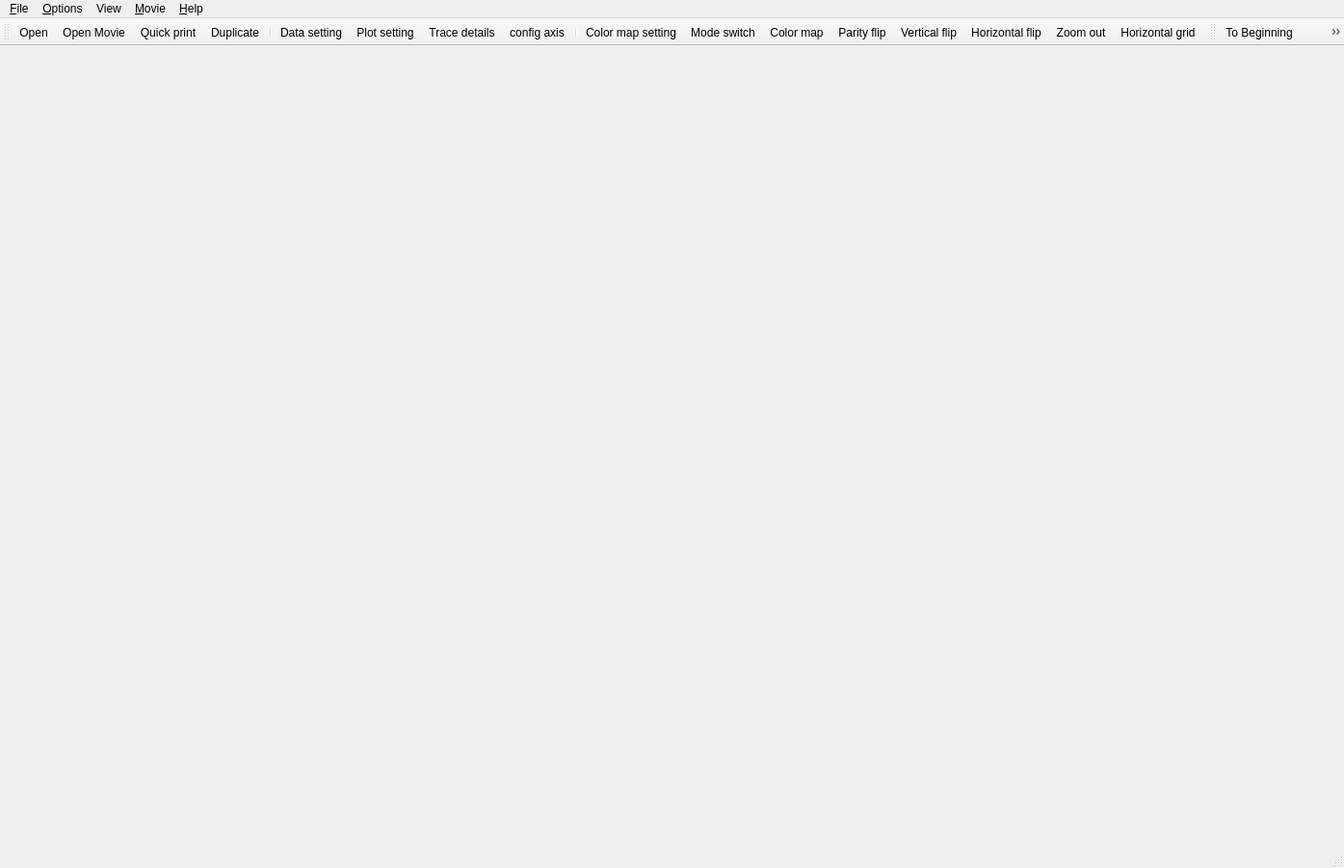
<?xml version="1.0" encoding="UTF-8"?>
<ui version="4.0">
 <class>ViewerMain</class>
 <widget class="QMainWindow" name="ViewerMain">
  <property name="geometry">
   <rect>
    <x>0</x>
    <y>0</y>
    <width>1395</width>
    <height>901</height>
   </rect>
  </property>
  <property name="windowTitle">
   <string>MainWindow</string>
  </property>
  <widget class="QWidget" name="centralwidget">
   <property name="autoFillBackground">
    <bool>false</bool>
   </property>
   <layout class="QVBoxLayout">
    <item>
     <widget class="cgQSeismicPlotWidget" name="seisdata" native="true"/>
    </item>
   </layout>
  </widget>
  <widget class="QMenuBar" name="menubar">
   <property name="geometry">
    <rect>
     <x>0</x>
     <y>0</y>
     <width>1395</width>
     <height>28</height>
    </rect>
   </property>
   <widget class="QMenu" name="menuFile">
    <property name="title">
     <string>&amp;File</string>
    </property>
    <addaction name="actionOpen"/>
    <addaction name="actionOpen_Movie"/>
    <addaction name="separator"/>
    <addaction name="action_Duplicate"/>
    <addaction name="separator"/>
    <addaction name="actionPrint"/>
    <addaction name="actionQuickPrint"/>
    <addaction name="actionExit"/>
   </widget>
   <widget class="QMenu" name="menu_Options">
    <property name="title">
     <string>&amp;Options</string>
    </property>
    <addaction name="action_Seismic_data_setting"/>
    <addaction name="action_Plot_setting"/>
    <addaction name="action_Color_map_setting"/>
    <addaction name="action_Trace_details"/>
    <addaction name="actionConfig_axis"/>
   </widget>
   <widget class="QMenu" name="menu_Movie">
    <property name="title">
     <string>&amp;Movie</string>
    </property>
    <addaction name="action_Forward"/>
    <addaction name="action_Backward"/>
    <addaction name="action_Stop"/>
    <addaction name="actionForward_1"/>
    <addaction name="action_1"/>
    <addaction name="actionTo_Beginning"/>
    <addaction name="actionTo_End"/>
    <addaction name="action_Select_frame"/>
    <addaction name="actionSet_s_peed"/>
   </widget>
   <widget class="QMenu" name="menuHelp">
    <property name="title">
     <string>&amp;Help</string>
    </property>
    <addaction name="separator"/>
    <addaction name="action_About"/>
    <addaction name="separator"/>
    <addaction name="action_Shortcuts"/>
    <addaction name="action_Known_bugs"/>
   </widget>
   <widget class="QMenu" name="menu_Quick_configure">
    <property name="title">
     <string>View</string>
    </property>
    <addaction name="action_Zoom_out"/>
    <addaction name="action_Mode_switch"/>
    <addaction name="action_Vertical_flip"/>
    <addaction name="action_Horizontal_flip"/>
    <addaction name="action_Parity_flip"/>
    <addaction name="action_Horizontal_grid"/>
    <addaction name="action_Color_map"/>
   </widget>
   <addaction name="menuFile"/>
   <addaction name="menu_Options"/>
   <addaction name="menu_Quick_configure"/>
   <addaction name="menu_Movie"/>
   <addaction name="menuHelp"/>
  </widget>
  <widget class="QStatusBar" name="statusbar"/>
  <widget class="QToolBar" name="mainBar">
   <property name="windowTitle">
    <string>Short cut actions</string>
   </property>
   <property name="toolTip">
    <string>Toggle wiggle, density, or both</string>
   </property>
   <attribute name="toolBarArea">
    <enum>TopToolBarArea</enum>
   </attribute>
   <attribute name="toolBarBreak">
    <bool>false</bool>
   </attribute>
   <addaction name="actionOpen"/>
   <addaction name="actionOpen_Movie"/>
   <addaction name="actionQuickPrint"/>
   <addaction name="action_Duplicate"/>
   <addaction name="separator"/>
   <addaction name="action_Seismic_data_setting"/>
   <addaction name="action_Plot_setting"/>
   <addaction name="action_Trace_details"/>
   <addaction name="actionConfig_axis"/>
   <addaction name="separator"/>
   <addaction name="action_Color_map_setting"/>
   <addaction name="action_Mode_switch"/>
   <addaction name="action_Color_map"/>
   <addaction name="action_Parity_flip"/>
   <addaction name="action_Vertical_flip"/>
   <addaction name="action_Horizontal_flip"/>
   <addaction name="action_Zoom_out"/>
   <addaction name="action_Horizontal_grid"/>
  </widget>
  <widget class="QToolBar" name="movieBar">
   <property name="windowTitle">
    <string>Movie control</string>
   </property>
   <attribute name="toolBarArea">
    <enum>TopToolBarArea</enum>
   </attribute>
   <attribute name="toolBarBreak">
    <bool>false</bool>
   </attribute>
   <addaction name="actionTo_Beginning"/>
   <addaction name="action_Backward"/>
   <addaction name="action_Stop"/>
   <addaction name="action_Forward"/>
   <addaction name="actionTo_End"/>
   <addaction name="separator"/>
   <addaction name="action_1"/>
   <addaction name="actionForward_1"/>
   <addaction name="separator"/>
   <addaction name="action_Select_frame"/>
   <addaction name="actionSet_s_peed"/>
  </widget>
  <action name="actionOpen">
   <property name="icon">
    <iconset resource="icons.qrc">
     <normaloff>:/img/img/open_file.png</normaloff>:/img/img/open_file.png</iconset>
   </property>
   <property name="text">
    <string>Open</string>
   </property>
   <property name="toolTip">
    <string>Open a data file</string>
   </property>
  </action>
  <action name="actionOpen_Movie">
   <property name="icon">
    <iconset resource="icons.qrc">
     <normaloff>:/img/img/open_movie.png</normaloff>:/img/img/open_movie.png</iconset>
   </property>
   <property name="text">
    <string>Open Movie</string>
   </property>
   <property name="toolTip">
    <string>Open a directory containing movie data files</string>
   </property>
  </action>
  <action name="actionExit">
   <property name="text">
    <string>&amp;Exit</string>
   </property>
  </action>
  <action name="action_Seismic_data_setting">
   <property name="icon">
    <iconset resource="icons.qrc">
     <normaloff>:/img/img/data_properties_map.png</normaloff>:/img/img/data_properties_map.png</iconset>
   </property>
   <property name="text">
    <string>Data setting</string>
   </property>
   <property name="toolTip">
    <string>Data setting for the plot</string>
   </property>
  </action>
  <action name="action_Plot_setting">
   <property name="icon">
    <iconset resource="icons.qrc">
     <normaloff>:/img/img/plot_settings.png</normaloff>:/img/img/plot_settings.png</iconset>
   </property>
   <property name="text">
    <string>&amp;Plot setting</string>
   </property>
   <property name="toolTip">
    <string>Plot parameterization setting</string>
   </property>
  </action>
  <action name="action_Color_map_setting">
   <property name="icon">
    <iconset resource="icons.qrc">
     <normaloff>:/img/img/color_map_editor.png</normaloff>:/img/img/color_map_editor.png</iconset>
   </property>
   <property name="text">
    <string>&amp;Color map setting</string>
   </property>
  </action>
  <action name="action_Trace_details">
   <property name="icon">
    <iconset resource="icons.qrc">
     <normaloff>:/img/img/data_detail.png</normaloff>:/img/img/data_detail.png</iconset>
   </property>
   <property name="text">
    <string>&amp;Trace details</string>
   </property>
  </action>
  <action name="actionQuickPrint">
   <property name="icon">
    <iconset resource="icons.qrc">
     <normaloff>:/img/img/print_whole.png</normaloff>:/img/img/print_whole.png</iconset>
   </property>
   <property name="text">
    <string>&amp;Quick print</string>
   </property>
  </action>
  <action name="action_Forward">
   <property name="icon">
    <iconset resource="icons.qrc">
     <normaloff>:/img/img/forward.png</normaloff>:/img/img/forward.png</iconset>
   </property>
   <property name="text">
    <string>&amp;Forward</string>
   </property>
  </action>
  <action name="action_Backward">
   <property name="icon">
    <iconset resource="icons.qrc">
     <normaloff>:/img/img/backward.png</normaloff>:/img/img/backward.png</iconset>
   </property>
   <property name="text">
    <string>Backward</string>
   </property>
  </action>
  <action name="action_Stop">
   <property name="icon">
    <iconset resource="icons.qrc">
     <normaloff>:/img/img/stop.png</normaloff>:/img/img/stop.png</iconset>
   </property>
   <property name="text">
    <string>Stop</string>
   </property>
  </action>
  <action name="actionForward_1">
   <property name="icon">
    <iconset resource="icons.qrc">
     <normaloff>:/img/img/one_forward.png</normaloff>:/img/img/one_forward.png</iconset>
   </property>
   <property name="text">
    <string>+ 1</string>
   </property>
   <property name="toolTip">
    <string>Forward one frame</string>
   </property>
  </action>
  <action name="action_1">
   <property name="icon">
    <iconset resource="icons.qrc">
     <normaloff>:/img/img/one_backward.png</normaloff>:/img/img/one_backward.png</iconset>
   </property>
   <property name="text">
    <string>-1</string>
   </property>
   <property name="iconText">
    <string>back one</string>
   </property>
   <property name="toolTip">
    <string>go back one frame</string>
   </property>
  </action>
  <action name="actionTo_Beginning">
   <property name="icon">
    <iconset resource="icons.qrc">
     <normaloff>:/img/img/begin.png</normaloff>:/img/img/begin.png</iconset>
   </property>
   <property name="text">
    <string>To Beginning</string>
   </property>
  </action>
  <action name="actionTo_End">
   <property name="icon">
    <iconset resource="icons.qrc">
     <normaloff>:/img/img/end.png</normaloff>:/img/img/end.png</iconset>
   </property>
   <property name="text">
    <string>To End</string>
   </property>
  </action>
  <action name="action_Zoom_out">
   <property name="icon">
    <iconset resource="icons.qrc">
     <normaloff>:/img/img/zoom.png</normaloff>:/img/img/zoom.png</iconset>
   </property>
   <property name="text">
    <string>&amp;Zoom out</string>
   </property>
  </action>
  <action name="action_Select_frame">
   <property name="icon">
    <iconset resource="icons.qrc">
     <normaloff>:/img/img/change_position.png</normaloff>:/img/img/change_position.png</iconset>
   </property>
   <property name="text">
    <string>Select f&amp;rame</string>
   </property>
  </action>
  <action name="actionSet_s_peed">
   <property name="icon">
    <iconset resource="icons.qrc">
     <normaloff>:/img/img/change_speed.png</normaloff>:/img/img/change_speed.png</iconset>
   </property>
   <property name="text">
    <string>Set s&amp;peed</string>
   </property>
  </action>
  <action name="actionPrint">
   <property name="text">
    <string>&amp;Print</string>
   </property>
  </action>
  <action name="action_Duplicate">
   <property name="icon">
    <iconset resource="icons.qrc">
     <normaloff>:/img/img/new_window.png</normaloff>:/img/img/new_window.png</iconset>
   </property>
   <property name="text">
    <string>&amp;Duplicate</string>
   </property>
   <property name="toolTip">
    <string>Open new viewer with this data</string>
   </property>
  </action>
  <action name="actionConfig_axis">
   <property name="icon">
    <iconset resource="icons.qrc">
     <normaloff>:/img/img/axis_definition.png</normaloff>:/img/img/axis_definition.png</iconset>
   </property>
   <property name="text">
    <string>config axis</string>
   </property>
  </action>
  <action name="action_Shortcuts">
   <property name="text">
    <string>&amp;Shortcuts</string>
   </property>
  </action>
  <action name="action_Mode_switch">
   <property name="icon">
    <iconset resource="icons.qrc">
     <normaloff>:/img/img/color_line_toggle.png</normaloff>:/img/img/color_line_toggle.png</iconset>
   </property>
   <property name="text">
    <string>&amp;Mode switch</string>
   </property>
  </action>
  <action name="action_Parity_flip">
   <property name="checkable">
    <bool>true</bool>
   </property>
   <property name="enabled">
    <bool>true</bool>
   </property>
   <property name="icon">
    <iconset resource="icons.qrc">
     <normaloff>:/img/img/polarity_toggle.png</normaloff>:/img/img/polarity_toggle.png</iconset>
   </property>
   <property name="text">
    <string>&amp;Parity flip</string>
   </property>
  </action>
  <action name="action_Horizontal_grid">
   <property name="icon">
    <iconset resource="icons.qrc">
     <normaloff>:/img/img/horizontal_grid.png</normaloff>:/img/img/horizontal_grid.png</iconset>
   </property>
   <property name="text">
    <string>&amp;Horizontal grid</string>
   </property>
   <property name="toolTip">
    <string>Toggle horizontal grid</string>
   </property>
  </action>
  <action name="action_Color_map">
   <property name="icon">
    <iconset resource="icons.qrc">
     <normaloff>:/img/img/color_map_toggle.png</normaloff>:/img/img/color_map_toggle.png</iconset>
   </property>
   <property name="text">
    <string>&amp;Color map</string>
   </property>
   <property name="toolTip">
    <string>Toggle color map</string>
   </property>
  </action>
  <action name="action_Horizontal_flip">
   <property name="checkable">
    <bool>true</bool>
   </property>
   <property name="icon">
    <iconset resource="icons.qrc">
     <normaloff>:/img/img/flip_horizontal.png</normaloff>:/img/img/flip_horizontal.png</iconset>
   </property>
   <property name="text">
    <string>Horizontal flip</string>
   </property>
  </action>
  <action name="action_Vertical_flip">
   <property name="checkable">
    <bool>true</bool>
   </property>
   <property name="icon">
    <iconset resource="icons.qrc">
     <normaloff>:/img/img/flip_vertical.png</normaloff>:/img/img/flip_vertical.png</iconset>
   </property>
   <property name="text">
    <string>&amp;Vertical flip</string>
   </property>
  </action>
  <action name="action_About">
   <property name="text">
    <string>About</string>
   </property>
  </action>
  <action name="action_Known_bugs">
   <property name="text">
    <string>Known bugs</string>
   </property>
  </action>
 </widget>
 <customwidgets>
  <customwidget>
   <class>cgQSeismicPlotWidget</class>
   <extends>QWidget</extends>
   <header location="global">QtSeismic/QSeismicPlotWidget.h</header>
   <container>1</container>
  </customwidget>
 </customwidgets>
 <resources>
  <include location="icons.qrc"/>
 </resources>
 <connections/>
</ui>
